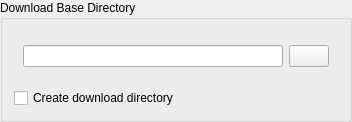
<?xml version="1.0" encoding="UTF-8"?>
<ui version="4.0">
 <author>Thomas Vogt</author>
 <class>Arinc615aDlaQt::DownloadOperationSelectDownloadDirectoryWidget</class>
 <widget class="QGroupBox" name="Arinc615aDlaQt::DownloadOperationSelectDownloadDirectoryWidget">
  <property name="geometry">
   <rect>
    <x>0</x>
    <y>0</y>
    <width>352</width>
    <height>122</height>
   </rect>
  </property>
  <property name="title">
   <string>Download Base Directory</string>
  </property>
  <layout class="QVBoxLayout" name="verticalLayout">
   <item>
    <widget class="QWidget" name="widget" native="true">
     <layout class="QHBoxLayout" name="horizontalLayout">
      <item>
       <widget class="QLineEdit" name="downloadBaseDirectory">
        <property name="toolTip">
         <string>Base Directory for Download Files</string>
        </property>
        <property name="readOnly">
         <bool>true</bool>
        </property>
       </widget>
      </item>
      <item>
       <widget class="QPushButton" name="selectDownloadBaseDirectory">
        <property name="toolTip">
         <string>Select Base Directory for Download Files</string>
        </property>
        <property name="icon">
         <iconset resource="../../../qt_icon_resources/lib/qt_icon_resources/font_awesome/font_awesome.qrc">
          <normaloff>:/fa/regular/folder-open.svg</normaloff>:/fa/regular/folder-open.svg</iconset>
        </property>
        <property name="iconSize">
         <size>
          <width>24</width>
          <height>24</height>
         </size>
        </property>
       </widget>
      </item>
     </layout>
    </widget>
   </item>
   <item>
    <widget class="QCheckBox" name="createDownloadDirectory">
     <property name="toolTip">
      <string>If activated a download specific directory is created within the Download Base Directory.</string>
     </property>
     <property name="text">
      <string>Create download directory</string>
     </property>
    </widget>
   </item>
  </layout>
 </widget>
 <resources>
  <include location="../../../qt_icon_resources/lib/qt_icon_resources/font_awesome/font_awesome.qrc"/>
 </resources>
 <connections/>
</ui>
